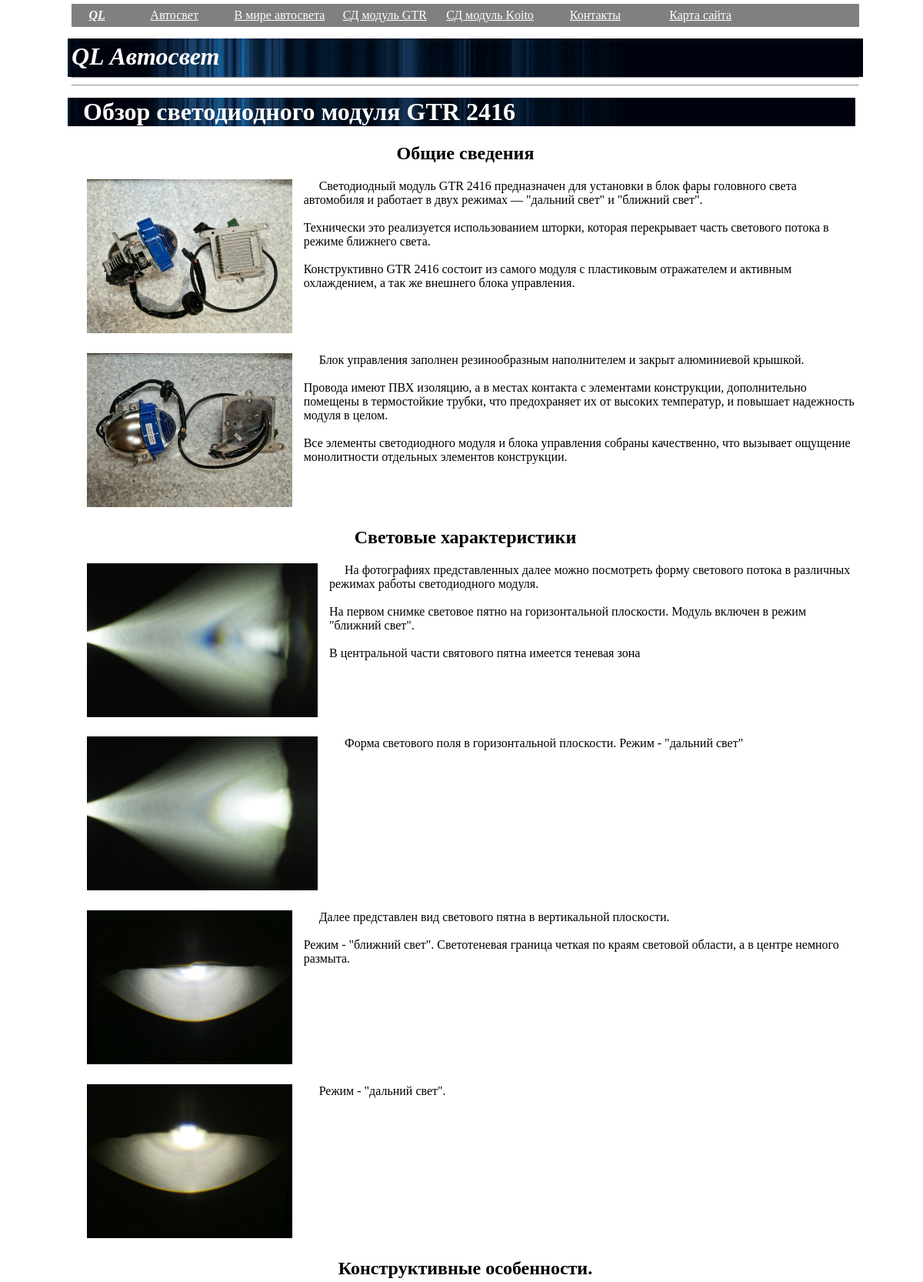
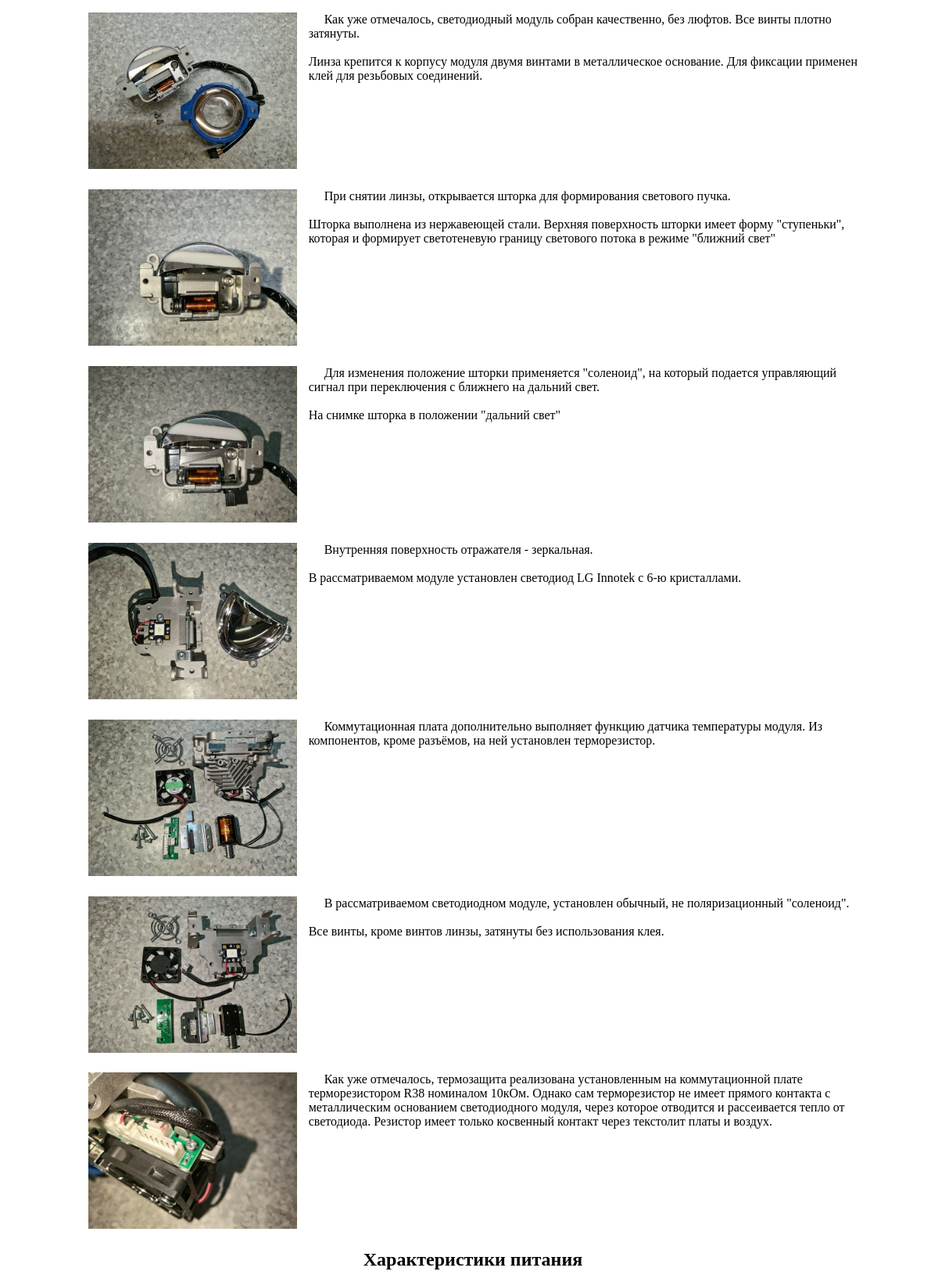
The page /learn_dj/learning/ (upper part) on the database its author committed (2 pictures, top to bottom).
### learn_dj/models.py (models this page shows)
class LedMod_GTR2416(models.Model):
	numb = models.CharField(blank=True, max_length=100)
	sub_title = models.CharField(blank=True, max_length=100)
	text = models.TextField(blank=True)
	text_1 = models.TextField(blank=True)
	text_2 = models.TextField(blank=True)
	text_3 = models.TextField(blank=True)
	text_4 = models.TextField(blank=True)
	text_5 = models.TextField(blank=True)
	text_6 = models.TextField(blank=True)
	image = models.CharField(blank=True, max_length=100)
	link = models.CharField(blank=True, max_length=100)

### learn_dj/views.py (the view)
def learning(request):
	html = LedMod_GTR2416.objects.all()
	context = {'title_site': 'Автосвет', 'title_block_01': 'Обзор светодиодного модуля GTR 2416', 'html': html}
	return render(request, 'learn_dj/templates/gtr_2416.html', context)

### learn_dj/templates/learn_dj/templates/gtr_2416.html (shortened to what this page needs)
{% extends "learn_dj/templates/base.html" %}
{% block context %}
{% load static from staticfiles %}
	{% block text_01 %}
		{% block title_block_01 %}
			<div  width="1000px" height="20px">
			    <h1 style="overflow: hidden; background-image: url({% static 'learn_dj/static/image/w9kRtO.jpg' %}); color: white; text-indent: 20px;">
			        {{ title_block_01 }}
				</h1>
			</div>
		{% endblock %}
		{% block txtbl_01 %}
			<div style="margin-left: 10px">
				{% for e in html %}
					<h2 align="center">
						{{ e.sub_title }}
					</h2>
					<div stile="float : left">
						<a href="#{{ e.image }}">
							<img src="{% static e.image %}" height="200px" align="left" hspace="15" alt="img">
						</a>
					</div>
						<p class="context">
							{{ e.text }}
							<br>
							<br>
							{{ e.text_1 }}
							<br>
							<br>
							{{ e.text_2 }}
							<br>
							<br>
							<br>
		                		</p>
					{% block horizont_line_in_text %}
       				 <table width="1000px" height="2px">
						<tr>
							<td width="100%"><left><font color="white"></font></left></td></tr></table>
					{% endblock %}
				{% endfor %}
			</div>
       {% endblock %}
	{% endblock %}
{% endblock %}

### learn_dj/static/style.css (style rules this page uses)
a { color: white }
.context { color: black; font: arial; text-indent: 20px; }

### rows shown on the page
LedMod_GTR2416: sub_title "Общие сведения", image (picture), text "Светодиодный модуль GTR 2416 предназначен для установки в блок фары головного света автомобиля и работает в двух режимах — \"дальний свет\" и \"ближний свет\".", text_1 "Технически это реализуется использованием шторки, которая перекрывает часть светового потока в режиме ближнего света.", text_2 "Конструктивно GTR 2416 состоит из самого модуля с пластиковым отражателем и активным охлаждением, а так же внешнего блока управления."
LedMod_GTR2416: image (picture), text "Блок управления заполнен резинообразным наполнителем и закрыт алюминиевой крышкой.", text_1 "Провода имеют ПВХ изоляцию, а в местах контакта с элементами конструкции, дополнительно помещены в термостойкие трубки, что предохраняет их от высоких температур, и повышает надежность модуля в целом.", text_2 "Все элементы светодиодного модуля и блока управления собраны качественно, что вызывает ощущение монолитности отдельных элементов конструкции."
LedMod_GTR2416: sub_title "Световые характеристики", image (picture), text "На фотографиях представленных далее можно посмотреть форму светового потока в различных режимах работы светодиодного модуля.", text_1 "На первом снимке световое пятно на горизонтальной плоскости. Модуль включен в режим \"ближний свет\".", text_2 "В центральной части святового пятна имеется теневая зона"
LedMod_GTR2416: image (picture), text "Форма светового поля в горизонтальной плоскости. Режим - \"дальний свет\""
LedMod_GTR2416: image (picture), text "Далее представлен вид светового пятна в вертикальной плоскости.", text_1 "Режим - \"ближний свет\". Светотеневая граница четкая по краям световой области, а в центре немного размыта."
LedMod_GTR2416: image (picture), text "Режим - \"дальний свет\"."
LedMod_GTR2416: sub_title "Конструктивные особенности.", image (picture), text "Как уже отмечалось, светодиодный модуль собран качественно, без люфтов. Все винты плотно затянуты.", text_1 "Линза крепится к корпусу модуля двумя винтами в металлическое основание. Для фиксации применен клей для резьбовых соединений."
LedMod_GTR2416: image (picture), text "При снятии линзы, открывается шторка для формирования светового пучка.", text_1 "Шторка выполнена из нержавеющей стали. Верхняя поверхность шторки имеет форму \"ступеньки\", которая и формирует светотеневую границу светового потока в режиме \"ближний свет\""
LedMod_GTR2416: image (picture), text "Для изменения положение шторки применяется \"соленоид\", на который подается управляющий сигнал при переключения с ближнего на дальний свет.", text_1 "На снимке шторка в положении \"дальний свет\""
LedMod_GTR2416: image (picture), text "Внутренняя поверхность отражателя - зеркальная.", text_1 "В рассматриваемом модуле установлен светодиод LG Innotek c 6-ю кристаллами."
LedMod_GTR2416: image (picture), text "Коммутационная плата дополнительно выполняет функцию датчика температуры модуля. Из компонентов, кроме разъёмов, на ней установлен терморезистор."
LedMod_GTR2416: image (picture), text "В рассматриваемом светодиодном модуле, установлен обычный, не поляризационный \"соленоид\".", text_1 "Все винты, кроме винтов линзы, затянуты без использования клея."
LedMod_GTR2416: image (picture), text "Как уже отмечалось, термозащита реализована установленным на коммутационной плате терморезистором R38 номиналом 10кОм. Однако сам терморезистор не имеет прямого контакта с металлическим основанием светодиодного модуля, через которое отводится и рассеивается тепло от светодиода. Резистор имеет только косвенный контакт через текстолит платы и воздух."
LedMod_GTR2416: sub_title "Характеристики питания"

### other values the page prints
{{ title_site }} "Автосвет"
{{ title_block_01 }} "Обзор светодиодного модуля GTR 2416"
